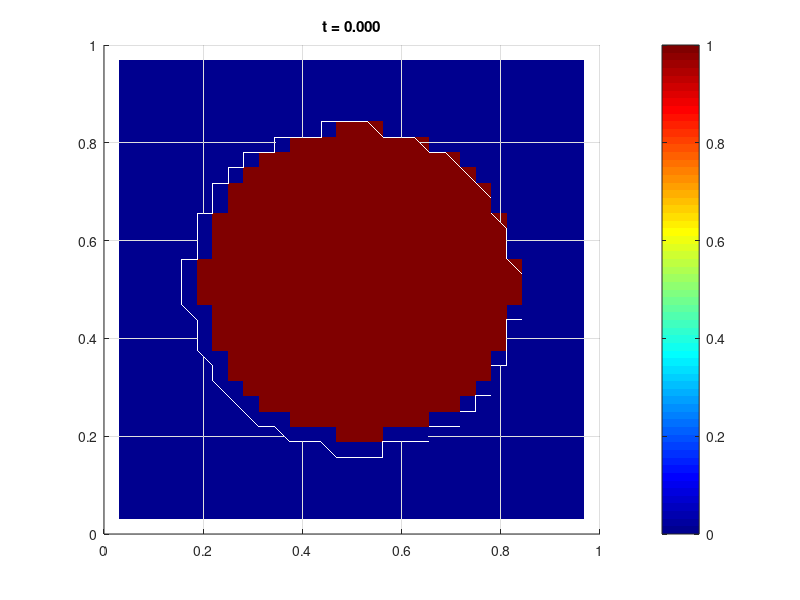

Reproduce this figure in MATLAB. (Note: this script raises an error after producing the figure.)
%% 1) Začetne nastavitve
clear; clc;

n        = 32;
h        = 1/n;
N        = (n-1)^2;
T        = 0.1;

tau_list = [1/1000, 1/5000, 1/20000];   % primer treh tau vrednosti

%% 2) Operator Laplace
% Predpostavka: poisson_stencil2D(m) vrne sparse (n-1)^2 x (n-1)^2 matriko
% z Dirichlet robnimi pogoji na enotskem kvadratu, skladno s tvojim solverjem.
Lop = @(m) poisson_stencil2D(m);

%% 3) Začetni pogoj (disk v središču)
[x,y] = meshgrid(h:h:1-h, h:h:1-h);
U0 = double((x - 0.5).^2 + (y - 0.5).^2 <= 0.1);  % binarna "kapljica"
figure('Color','w');
surf(x, y, U0, 'EdgeColor','none');
caxis([0,1]); colormap(jet); view(2); colorbar;
title('t = 0.000');
drawnow;

%% 3b) Evolucija z “direct solverjem” (Backward Euler za izbrani tau)
tau = 1/5000;                         % izberi en tau za prikaz
A   = -speye((n-1)^2) - tau*Lop(n);   % A = -(I + tau*L), skladno s tvojim zapisom
u_direct = U0(:);                     % pravilni začetni vektor

numSteps_direct = round(T/tau);
for t = 1:numSteps_direct
    u_direct = A \ u_direct;          % reši A * u^{k+1} = u^{k}
    if mod(t, 50) == 0 || t == numSteps_direct
        Uplot = reshape(u_direct, n-1, n-1);
        figure('Color','w');
        surf(x, y, Uplot, 'EdgeColor','none');
        caxis([0,1]); colormap(jet);
        view(2); colorbar; 
        title(sprintf('Direct solver, t = %.4f (tau = %.5f)', t*tau, tau));
        drawnow;
    end
end

%% 4) Zanka čez različne tau za večmrežno metodo (MG)
tol     = 1e-8;
maxIter = 10;
results = zeros(length(tau_list), 3); % stolpci: [avg, min, max] št. MG iteracij na časovni korak

for k = 1:length(tau_list)
    tau = tau_list(k);
    numSteps = round(T/tau);

    % A(m) naj bo konsistenten z zgornjim direktnim solverjem
    Aop = @(m) -speye((m-1)^2) - tau*Lop(m);

    % začetni vektor
    u_mg = U0(:);
    MG_iters_per_step = zeros(numSteps, 1);

    for t = 1:numSteps
        f = u_mg;   % desna stran: A * u^{k+1} = u^{k}

        % MG solver iteracije do tolerance ali maxIter
        iter = 0;
        res  = inf;

        while (res > tol) && (iter < maxIter)
            % Predpostavka: multigrid_cycle vrne posodobljen približek rešitve
            % Signatura: multigrid_cycle(n, level, u, Aop, f, nu1, nu2, 'SmoothingMethod','GaussSeidel')
            u_mg = multigrid_cycle(n, 1, u_mg, Aop, f, 3, 3, 'SmoothingMethod','GaussSeidel');

            % ostanek (rezidual)
            res = norm(f - Aop(n) * u_mg);
            iter = iter + 1;
        end

        MG_iters_per_step(t) = iter;

        if mod(t, 50) == 0 || t == numSteps
            Uplot = reshape(u_mg, n-1, n-1);
            figure('Color','w');
            surf(x, y, Uplot, 'EdgeColor','none');
            caxis([0,1]); colormap(jet);
            view(2); colorbar; 
            % --- poenostavljen naslov brez dodatkov ---
            title(sprintf('Večmrežna metoda, tau = %.5f, t = %.4f', tau, t*tau));
            drawnow;
            fprintf('tau = %.5f, t = %.4f: MG iter = %d, res = %.3e\n', tau, t*tau, iter, res);
        end
    end

    % shranimo statistiko za ta tau
    results(k, :) = [mean(MG_iters_per_step), min(MG_iters_per_step), max(MG_iters_per_step)];
end

%% 5) Izpis tabele s statistiko MG
Tau        = tau_list(:);
Povprecje  = results(:,1);
Min        = results(:,2);
Max        = results(:,3);

T_table = table(Tau, Povprecje, Min, Max);
disp('Povzetek večmrežnih iteracij na časovni korak za različne tau:');
disp(T_table);
